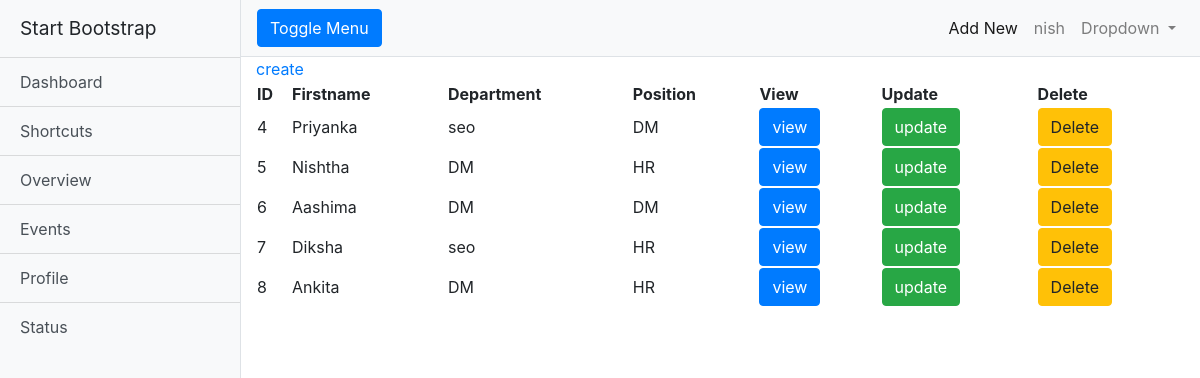
The app's page / (signed in) with its own data.
### core1/models.py (models this page shows, shortened)
class Employee(models.Model):
    department = models.ForeignKey(Department, on_delete=models.CASCADE)
    first_name=models.CharField(max_length=40)
    designation=models.CharField(max_length=50)
    objects=models.Manager()

class Department(models.Model):
    dept_name=models.CharField(max_length=30)
    def __str__(self):
        return self.dept_name

### core1/views.py (the view)
# urls.py: path('',abc1,name="abc1"),
@login_required()
def abc1(request):
    template='core1/temp1.html'
    q=Employee.objects.all()
    context={
        "a":q
    }
    return render(request,template,context)

### templates/core1/temp1.html
{% extends "core1/base.html" %}
{% block content %}
<a href="{% url 'emp_form' %}">create</a>
<table style="width:100%">
    <thead>
        <tr>
            <th>ID</th>
            <th>Firstname</th>
            <th>Department</th>
            <th>Position</th>
            <th>View</th>
            <th>Update</th>
            <th>Delete</th>
        </tr>
    </thead>
    <tbody>
        {% for a in a %}
        <tr>
            <td>{{a.id}}</td>
            <td>{{a.first_name}}</td>
            <td>{{a.department}}</td>
            <td>{{a.designation}}</td>
            <td><a class="btn btn-primary" href="/empdetail/{{a.pk}}">view</a></td>
            <td><a class="btn btn-success" href="/empdetail/update/{{a.pk}}">update</a></td>
            <td><a class="btn btn-warning" href="/empdetail/delete/{{a.pk}}">Delete</a></td>
        </tr>
        {% endfor %}
    </tbody>
</table>
</body>
{% endblock %}

### templates/core1/base.html (shortened to what this page needs)
<!DOCTYPE html>
<html lang="en">
<head>
{% load static %}
  <link href="{% static 'core1/vendor/bootstrap/css/bootstrap.min.css' %}" rel="stylesheet">
  <link href="{% static 'core1/css/simple-sidebar.css' %}" rel="stylesheet">
</head>
<body>
  <div class="d-flex" id="wrapper">
    <div class="bg-light border-right" id="sidebar-wrapper">
      <div class="sidebar-heading">Start Bootstrap </div>
      <div class="list-group list-group-flush">
        <a href="#" class="list-group-item list-group-item-action bg-light">Dashboard</a>
        <a href="#" class="list-group-item list-group-item-action bg-light">Shortcuts</a>
        <a href="#" class="list-group-item list-group-item-action bg-light">Overview</a>
        <a href="#" class="list-group-item list-group-item-action bg-light">Events</a>
        <a href="#" class="list-group-item list-group-item-action bg-light">Profile</a>
        <a href="#" class="list-group-item list-group-item-action bg-light">Status</a>
      </div>
    </div>
    <div id="page-content-wrapper">
      <nav class="navbar navbar-expand-lg navbar-light bg-light border-bottom">
        <button class="btn btn-primary" id="menu-toggle">Toggle Menu</button>
        <div class="collapse navbar-collapse" id="navbarSupportedContent">
          <ul class="navbar-nav ml-auto mt-2 mt-lg-0">
            <li class="nav-item active">
              <a class="nav-link" href="{% url 'emp_form' %}">Add New<span class="sr-only">(current)</span></a>
            </li>
            <li class="nav-item">
              <a class="nav-link" href="#">{{ user.username }}</a>
            </li>
            <li class="nav-item dropdown">
              <a class="nav-link dropdown-toggle" href="#" id="navbarDropdown" role="button" data-toggle="dropdown" aria-haspopup="true" aria-expanded="false">
                Dropdown
              </a>
            </li>
          </ul>
        </div>
      </nav>
      <div class="container-fluid">
        {% block content %}
        {% endblock %}
</body>
</html>

### core1/static/core1/css/simple-sidebar.css (style rules this page uses)
body { overflow-x: hidden; }
#sidebar-wrapper { min-height: 100vh; margin-left: -15rem; -webkit-transition: margin .25s ease-out; -moz-transition: margin .25s ease-out; -o-transition: margin .25s ease-out; transition: margin .25s ease-out; }
#sidebar-wrapper .sidebar-heading { padding: 0.875rem 1.25rem; font-size: 1.2rem; }
#sidebar-wrapper .list-group { width: 15rem; }
#page-content-wrapper { min-width: 100vw; }
@media (min-width: 768px) { #sidebar-wrapper { margin-left: 0; } }
@media (min-width: 768px) { #page-content-wrapper { min-width: 0; width: 100%; } }

### records on screen
Employee: id "4", first_name "Priyanka", department "seo", designation "DM"
Employee: id "5", first_name "Nishtha", department "DM", designation "HR"
Employee: id "6", first_name "Aashima", department "DM", designation "DM"
Employee: id "7", first_name "Diksha", department "seo", designation "HR"
Employee: id "8", first_name "Ankita", department "DM", designation "HR"

### other values on screen
{{ user.username }} "nish"
